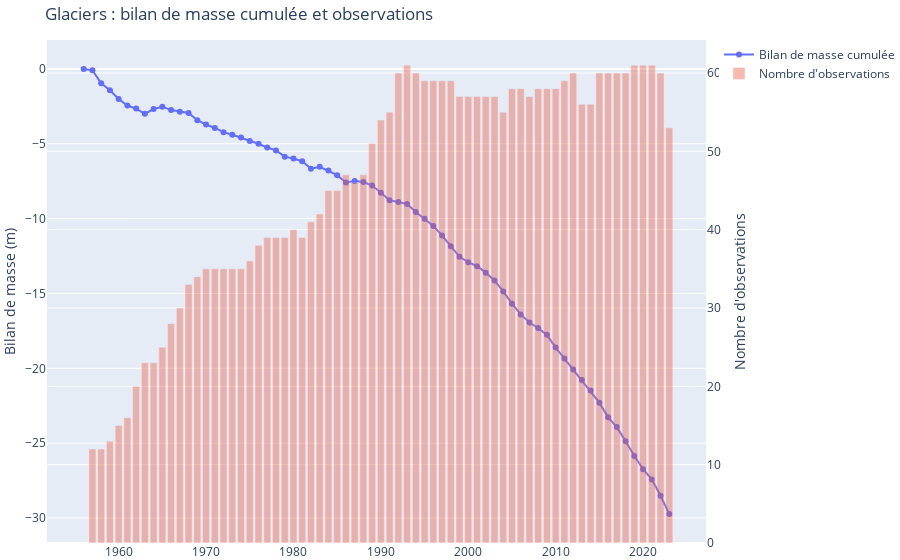

Notebook code for this chart:
### Code cell
# Bilan de masse cumulée et observations
import plotly.graph_objects as go

fig = go.Figure()

fig.add_trace(go.Scatter(
    x=df["Year"],
    y=df["Mean cumulative mass balance"],
    mode="lines+markers",
    name="Bilan de masse cumulée"
))

fig.add_trace(go.Bar(
    x=df["Year"],
    y=df["Number of observations"],
    name="Nombre d'observations",
    opacity=0.4,
    yaxis="y2"
))

fig.update_layout(
    title="Glaciers : bilan de masse cumulée et observations",
    yaxis=dict(title="Bilan de masse (m)"),
    yaxis2=dict(
        title="Nombre d'observations",
        overlaying="y",
        side="right"
    ),
    margin={"r":0, "t":40, "l":0, "b":0}
)

fig.show()

### Figure 1 — Plotly figure (JSON) as saved in the notebook; plotly's stock layout.template omitted (floating-point values rounded to 4 significant figures)
{"data": [{"mode": "lines+markers", "name": "Bilan de masse cumulée", "type": "scatter", "x": [1956, 1957, 1958, 1959, 1960, 1961, 1962, 1963, 1964, 1965, 1966, 1967, 1968, 1969, 1970, 1971, 1972, 1973, 1974, 1975, 1976, 1977, 1978, 1979, 1980, 1981, 1982, 1983, 1984, 1985, 1986, 1987, 1988, 1989, 1990, 1991, 1992, 1993, 1994, 1995, 1996, 1997, 1998, 1999, 2000, 2001, 2002, 2003, 2004, 2005, 2006, 2007, 2008, 2009, 2010, 2011, 2012, 2013, 2014, 2015, 2016, 2017, 2018, 2019, 2020, 2021, 2022, 2023], "y": [0.0, -0.094, -0.963, -1.431, -2.008, -2.445, -2.648, -3.0, -2.682, -2.524, -2.75, -2.869, -2.939, -3.428, -3.715, -3.946, -4.225, -4.402, -4.589, -4.815, -4.998, -5.255, -5.443, -5.86, -5.983, -6.174, -6.662, -6.535, -6.794, -7.102, -7.583, -7.487, -7.561, -7.789, -8.274, -8.777, -8.893, -9.026, -9.557, -10.02, -10.49, -11.13, -11.85, -12.55, -12.91, -13.18, -13.61, -14.13, -14.87, -15.68, -16.4, -16.94, -17.31, -17.77, -18.61, -19.35, -20.08, -20.79, -21.49, -22.29, -23.28, -23.93, -24.86, -25.86, -26.74, -27.42, -28.51, -29.74]}, {"name": "Nombre d'observations", "opacity": 0.4, "type": "bar", "x": [1956, 1957, 1958, 1959, 1960, 1961, 1962, 1963, 1964, 1965, 1966, 1967, 1968, 1969, 1970, 1971, 1972, 1973, 1974, 1975, 1976, 1977, 1978, 1979, 1980, 1981, 1982, 1983, 1984, 1985, 1986, 1987, 1988, 1989, 1990, 1991, 1992, 1993, 1994, 1995, 1996, 1997, 1998, 1999, 2000, 2001, 2002, 2003, 2004, 2005, 2006, 2007, 2008, 2009, 2010, 2011, 2012, 2013, 2014, 2015, 2016, 2017, 2018, 2019, 2020, 2021, 2022, 2023], "y": [NaN, 12.0, 12.0, 13.0, 15.0, 16.0, 20.0, 23.0, 23.0, 25.0, 28.0, 30.0, 33.0, 34.0, 35.0, 35.0, 35.0, 35.0, 35.0, 36.0, 38.0, 39.0, 39.0, 39.0, 40.0, 39.0, 41.0, 42.0, 45.0, 45.0, 47.0, 46.0, 47.0, 51.0, 54.0, 55.0, 60.0, 61.0, 60.0, 59.0, 59.0, 59.0, 59.0, 57.0, 57.0, 57.0, 57.0, 57.0, 55.0, 58.0, 58.0, 57.0, 58.0, 58.0, 58.0, 59.0, 60.0, 56.0, 56.0, 60.0, 60.0, 60.0, 60.0, 61.0, 61.0, 61.0, 60.0, 53.0], "yaxis": "y2"}], "layout": {"margin": {"b": 0, "l": 0, "r": 0, "t": 40}, "title": {"text": "Glaciers : bilan de masse cumulée et observations"}, "yaxis": {"title": {"text": "Bilan de masse (m)"}}, "yaxis2": {"overlaying": "y", "side": "right", "title": {"text": "Nombre d'observations"}}}}
